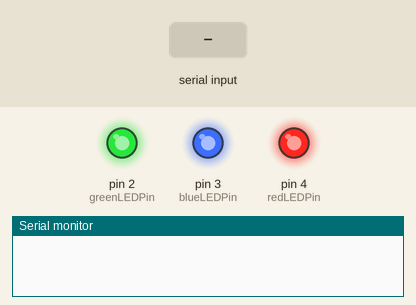
This sketch was run on a simulated Arduino Uno, built with avr-gcc and run on an emulated ATmega328P. On the bench: output pins drawn as LEDs (lit = HIGH), the last lines printed to the serial monitor. Dashed ring = blinking. The test bench sets the inputs (shaded band).

Above: at 0.1 s.
At 1.38 s:
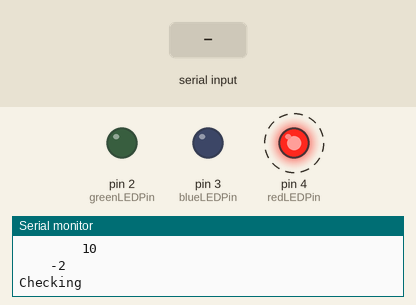
1.7 s: "1\n" received over the second serial link
At 1.74 s:
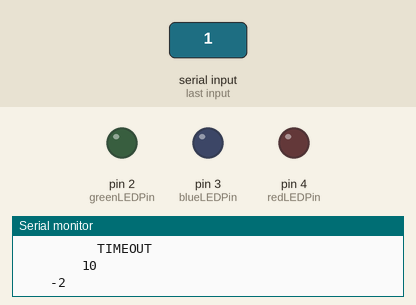
4.7 s: "0\n" received over the second serial link
Timing chart, 0 to 13.7 s (numbered marks = the images above; inputs shaded):
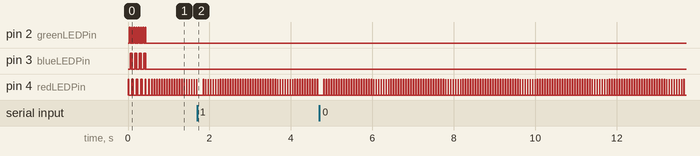

The sketch:

WRO_car_Serial_to_I2C_GYRO.ino
```cpp
#include <Wire.h>

#include <SoftwareSerial.h>
#include <Wire.h>

//Stuff for PID


//pins in use by the ultrasonic sensors
// 2 3  Forward
// 4 5  Right
// 6 7  left


SoftwareSerial comBus(8, 9);  // RX, TX
//SoftwareSerial comBus(10, 11);  // RX, TX

const int redLEDPin = 4;
const int greenLEDPin = 2;
const int blueLEDPin = 3;
int angle = 0;

void setup() {


  pinMode(redLEDPin, OUTPUT);
  pinMode(blueLEDPin, OUTPUT);
  pinMode(greenLEDPin, OUTPUT);

int delayTime = 10;
  for(int i = 0; i<4; i++){
     delay(delayTime);
    digitalWrite(redLEDPin, HIGH);
     delay(delayTime);
    digitalWrite(redLEDPin, LOW);
      delay(delayTime);
    digitalWrite(greenLEDPin, HIGH);
    delay(20);
    digitalWrite(greenLEDPin, LOW);
     delay(10);
digitalWrite(blueLEDPin, HIGH);
    delay(20);
    digitalWrite(blueLEDPin, LOW);
digitalWrite(greenLEDPin, LOW);
digitalWrite(redLEDPin, LOW);
delay(10);
    digitalWrite(blueLEDPin, HIGH);
digitalWrite(greenLEDPin, HIGH);
digitalWrite(redLEDPin, HIGH);
delay(20);

digitalWrite(blueLEDPin, LOW);
digitalWrite(greenLEDPin, LOW);
digitalWrite(redLEDPin, LOW);
  }
  //These are for the ultrasonic sensors

  Wire.begin(8);                // join I2C bus with address #8
  Wire.onRequest(requestEvent); // register event

  comBus.begin(57600);


  Serial.begin(9600);  // // Serial Communication is starting with 9600 of baudrate speed
  delay(50);
  Serial.println("Ultrasonic Sensor HC-SR04 Test");  // print some text in Serial Monitor
  Serial.println("with Arduino UNO R3");

}


void loop() {
  // First turn, does not know what direction

  //bool turningRight = firstTurn();

  //turn(turningRight);

  //measure()

  Serial.println("Checking");
angle = checkGyro();
Serial.print("\t\t");
Serial.println(angle);
  delay(50);
}


void sendInt(int sendInt) {
  byte b1 = sendInt >> 8;
  byte b2 = sendInt;
  comBus.write(b1);
  comBus.write(b2);
}

void sendWireInt(int sendInt) {
  byte b1 = sendInt >> 8;
  byte b2 = sendInt;
  Wire.write(b1);
  Wire.write(b2);
}

int recieveInt() {
  byte b1 = comBus.read();
  byte b2 = comBus.read();

  int returnInt = b1;

  returnInt = returnInt << 8;
  returnInt += b2;

  return returnInt;
}


int checkSerial() {

  if (comBus.available() > 1) {

    int code = recieveInt();


      return code;

  }
}


int checkGyro() {
  Serial.println("Checking Gyro");
  const byte sendByte = 0;
  comBus.write(sendByte);
digitalWrite(greenLEDPin, HIGH);
  digitalWrite(13, LOW);
  int counter = 0;
  boolean exitLoop = false;
  while (!comBus.available() && !exitLoop) {
    delay(1);
    counter++;
    digitalWrite(redLEDPin, HIGH);
    digitalWrite(greenLEDPin, LOW);

    if (counter == 10) {

      exitLoop = true;
      Serial.println("\t\t\t\t\tTIMEOUT");
    }

  }

  if(counter == 0){
    comBus.read();
  }
  Serial.print("\t\t\t\t");
  Serial.println(counter);
 digitalWrite(redLEDPin, LOW);
    digitalWrite(greenLEDPin, HIGH);
  //Serial.println("Found");
  //digitalWrite(13,HIGH);
  int returnInt = checkSerial();
  digitalWrite(greenLEDPin, LOW);
  //delay(50);
  return returnInt;
  //delay(50);
  // digitalWrite(13, LOW);
}


void requestEvent() {
  digitalWrite(blueLEDPin, HIGH);
  Serial.println("request");
sendWireInt(angle);  // as expected by master
digitalWrite(blueLEDPin, LOW);
}
```

Measured:
- by itself, pin 4 (redLEDPin): alternates HIGH for 0.01 s and LOW for 0.05 s
